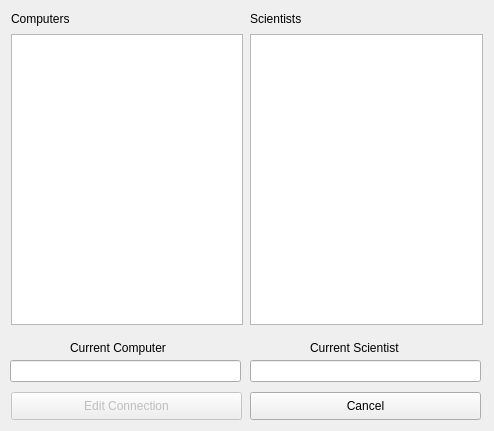
<?xml version="1.0" encoding="UTF-8"?>
<ui version="4.0">
 <class>EditConnectionDialog</class>
 <widget class="QDialog" name="EditConnectionDialog">
  <property name="geometry">
   <rect>
    <x>0</x>
    <y>0</y>
    <width>494</width>
    <height>431</height>
   </rect>
  </property>
  <property name="windowTitle">
   <string>Dialog</string>
  </property>
  <widget class="QPushButton" name="button_edit_connection">
   <property name="enabled">
    <bool>false</bool>
   </property>
   <property name="geometry">
    <rect>
     <x>11</x>
     <y>392</y>
     <width>231</width>
     <height>28</height>
    </rect>
   </property>
   <property name="text">
    <string>Edit Connection</string>
   </property>
  </widget>
  <widget class="QPushButton" name="button_edit_connection_cancel">
   <property name="geometry">
    <rect>
     <x>250</x>
     <y>392</y>
     <width>231</width>
     <height>28</height>
    </rect>
   </property>
   <property name="text">
    <string>Cancel</string>
   </property>
  </widget>
  <widget class="QLabel" name="label">
   <property name="geometry">
    <rect>
     <x>11</x>
     <y>11</y>
     <width>62</width>
     <height>16</height>
    </rect>
   </property>
   <property name="text">
    <string>Computers</string>
   </property>
  </widget>
  <widget class="QLabel" name="label_2">
   <property name="geometry">
    <rect>
     <x>250</x>
     <y>11</y>
     <width>54</width>
     <height>16</height>
    </rect>
   </property>
   <property name="text">
    <string>Scientists</string>
   </property>
  </widget>
  <widget class="QListWidget" name="list_computers">
   <property name="geometry">
    <rect>
     <x>11</x>
     <y>34</y>
     <width>232</width>
     <height>291</height>
    </rect>
   </property>
  </widget>
  <widget class="QListWidget" name="list_scientists">
   <property name="geometry">
    <rect>
     <x>250</x>
     <y>34</y>
     <width>233</width>
     <height>291</height>
    </rect>
   </property>
  </widget>
  <widget class="QLineEdit" name="input_current_computer">
   <property name="enabled">
    <bool>true</bool>
   </property>
   <property name="geometry">
    <rect>
     <x>10</x>
     <y>360</y>
     <width>231</width>
     <height>22</height>
    </rect>
   </property>
   <property name="readOnly">
    <bool>true</bool>
   </property>
  </widget>
  <widget class="QLineEdit" name="input_current_scientist">
   <property name="enabled">
    <bool>true</bool>
   </property>
   <property name="geometry">
    <rect>
     <x>250</x>
     <y>360</y>
     <width>231</width>
     <height>22</height>
    </rect>
   </property>
   <property name="readOnly">
    <bool>true</bool>
   </property>
  </widget>
  <widget class="QLabel" name="label_3">
   <property name="geometry">
    <rect>
     <x>70</x>
     <y>340</y>
     <width>121</width>
     <height>16</height>
    </rect>
   </property>
   <property name="text">
    <string>Current Computer</string>
   </property>
  </widget>
  <widget class="QLabel" name="label_4">
   <property name="geometry">
    <rect>
     <x>310</x>
     <y>340</y>
     <width>121</width>
     <height>16</height>
    </rect>
   </property>
   <property name="text">
    <string>Current Scientist</string>
   </property>
  </widget>
 </widget>
 <resources/>
 <connections/>
</ui>
